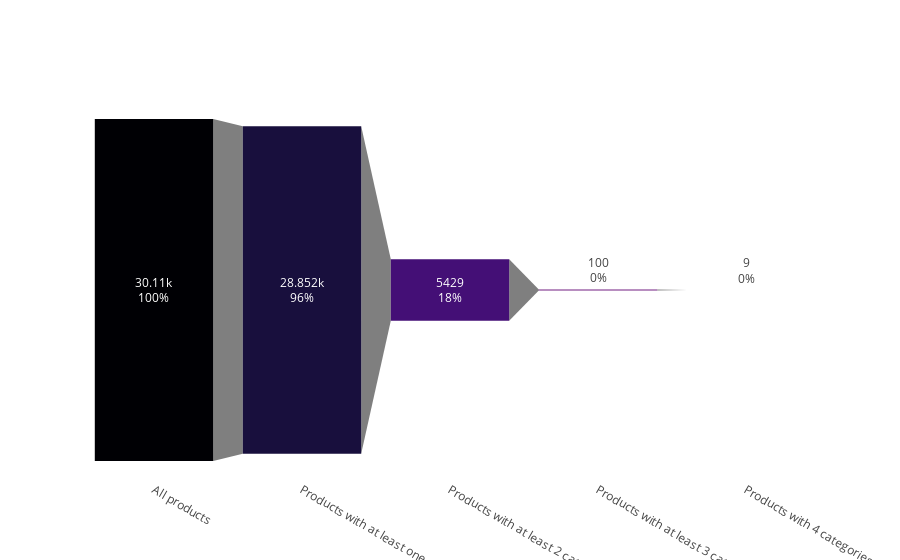

Notebook source saved alongside this figure:
### Markdown cell above
<div class="alert alert-warning">
  <strong><Titel>visual for the number of products per the number of categories it is added to</strong><Titel/
</div>

### Code cell
all_products = sub.id.count()
atleast_one = sub[sub["category"] != "No Category"].id.count()
two = two_cat["Count"].sum()
three = three_cat["Count"].sum()
four = four_cat["Count"].sum()

df = pd.DataFrame(dict(
    stage = ['All products', 'Products with at least one category'
             , 'Products with at least 2 categories','Products with at least 3 categories','Products with 4 categories'],
    count_products = [all_products, atleast_one, two, three,four]))


fig = go.Figure(go.Funnel(y = df.count_products,x = df.stage,
                          textposition="auto",
                          textinfo="value+percent initial",
                          orientation='v',
                          marker={"color": px.colors.sequential.Magma,
                                  "colorscale": 'Hot',
                                  "colorbar": {"bgcolor": None}}))

fig.update_layout(template=None)
fig.show()

### Figure 1 — Plotly figure (JSON) as saved in the notebook; plotly's stock layout.template omitted (floating-point values rounded to 4 significant figures)
{"data": [{"marker": {"color": ["#000004", "#180f3d", "#440f76", "#721f81", "#9e2f7f", "#cd4071", "#f1605d", "#fd9668", "#feca8d", "#fcfdbf"], "colorscale": [[0, "rgb(0,0,0)"], [0.3333, "rgb(230,0,0)"], [0.6667, "rgb(255,210,0)"], [1, "rgb(255,255,255)"]]}, "orientation": "v", "textinfo": "value+percent initial", "textposition": "auto", "type": "funnel", "x": ["All products", "Products with at least one category", "Products with at least 2 categories", "Products with at least 3 categories", "Products with 4 categories"], "y": [30110, 28852, 5429, 100, 9]}], "layout": {}}
